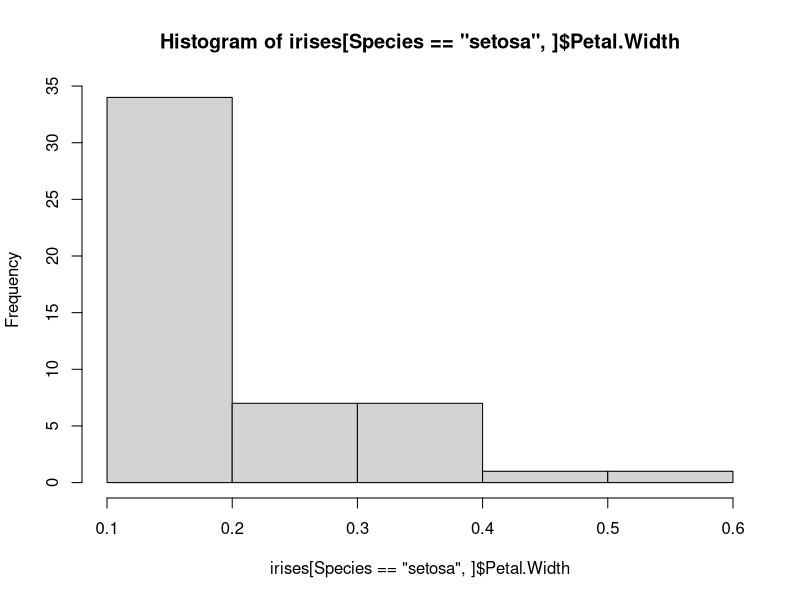
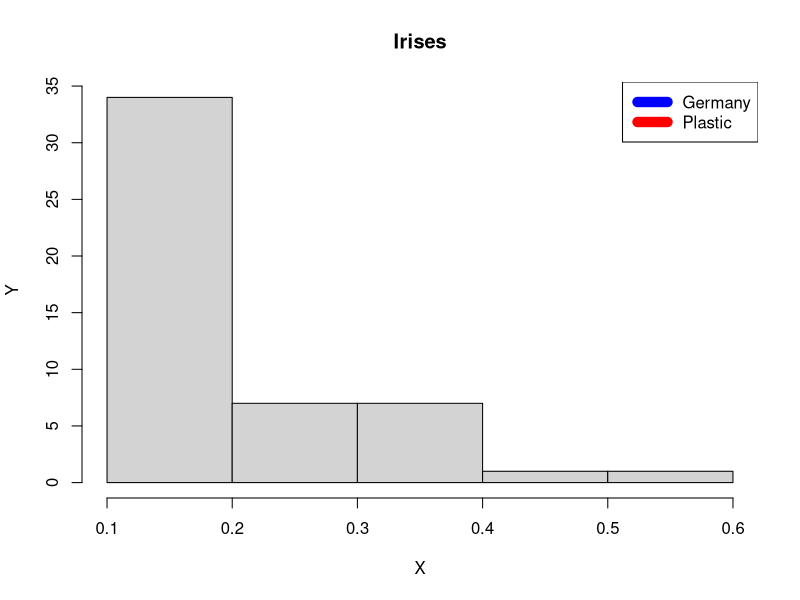
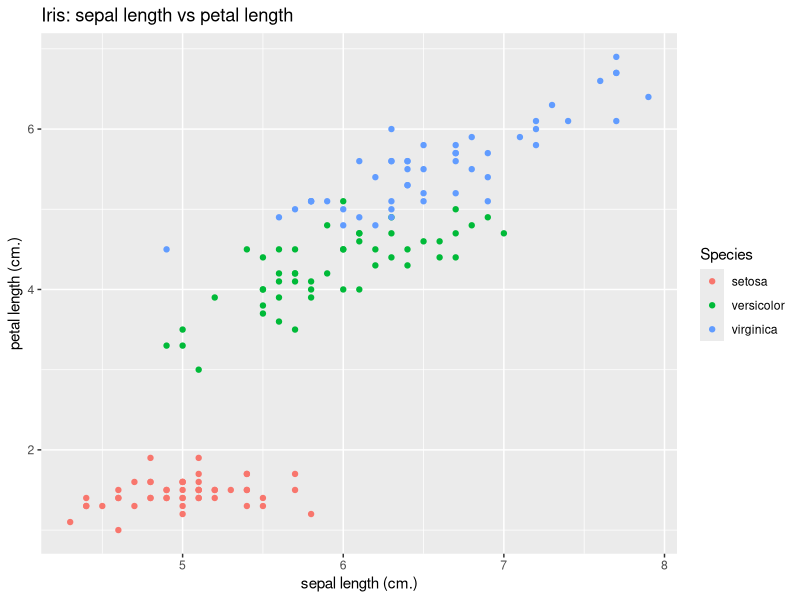
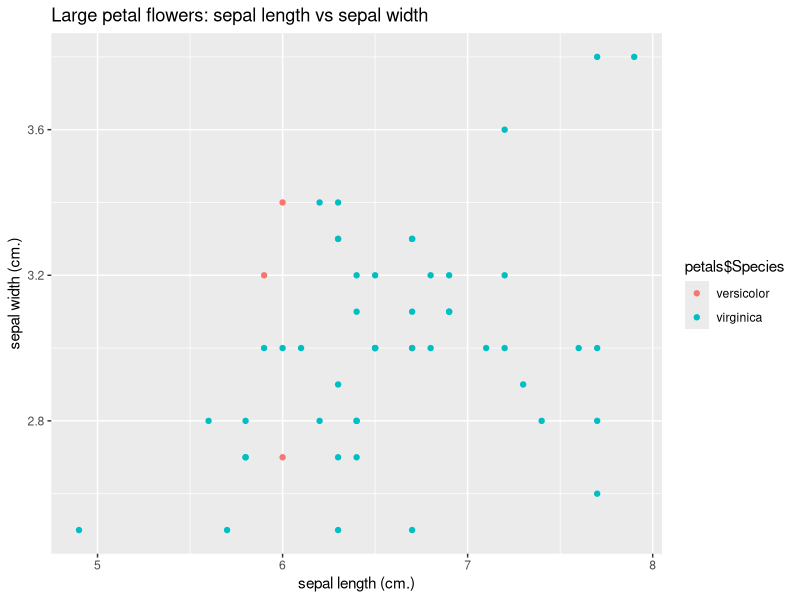
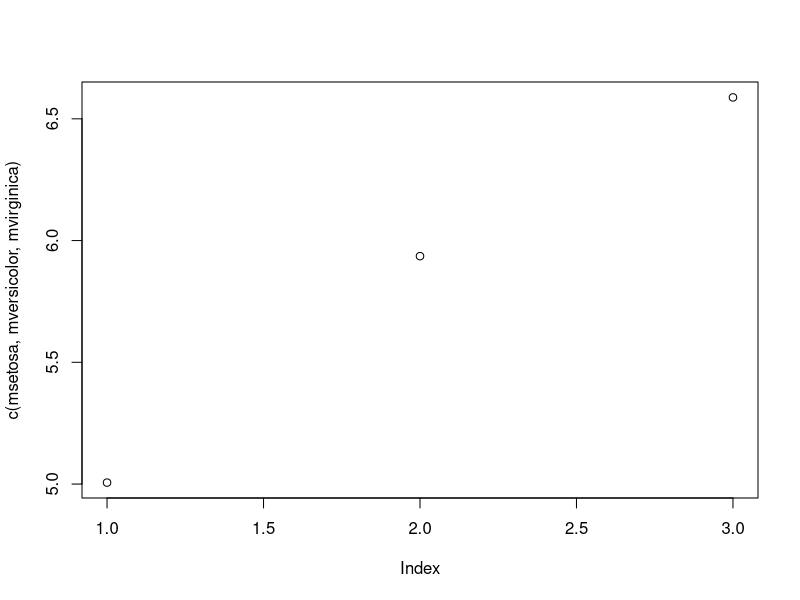

R code for these plots, in order:
#1: Show help for the Iris dataset
help(iris)

#Load dataset in Variable
irises <- iris

#Attach the dataset
attach(irises)

#Check the Data
summary(irises)

#Get all the Setosa Flowers
setosa <- irises[Species=="setosa",]

#See the Factors of the Petal Widths and Lengths
pwidths <- factor(irises[Species=="setosa",]$Petal.Width)
plengths <- factor(irises[Species=="setosa",]$Petal.Length)
#See the Factors of the Sepal Widths and Lengths
swidths <- factor(irises[Species=="setosa",]$Sepal.Width)
slengths <- factor(irises[Species=="setosa",]$Sepal.Length)

#Count the Factors of the Petal Widths and Lengths
nlevels(pwidths)
nlevels(plengths)
#Count the Factors of the Sepal Widths and Lengths
nlevels(swidths)
nlevels(slengths)

#Show the Widths of Setosas
irises[Species=="setosa",]$Petal.Width

#2: Make a Histogram with: 20 bins of Petal width fot the Iris Setosa
hist(irises[Species=="setosa",]$Petal.Width)
hist(irises[Species=="setosa",]$Petal.Width, main="Irises",xlab="X",ylab="Y")
legend("topright", c("Germany", "Plastic"), col=c("blue", "red"), lwd=10)

install.packages("ggplot2")
library(ggplot2)
#3: Make a scatterplot with: Sepal length vs Petal length of all Irises
ggplot2::qplot(Sepal.Length,Petal.Length, color=Species,main="Iris: sepal length vs petal length",xlab="sepal length (cm.)",ylab="petal length (cm.)")

#Get all the Irises where the Petal width is larger then 1.5
petals <- iris[Petal.Width>1.5,]

#4: Make a scatterplot with: Compare Sepal length vs Sepal width of the "Large petal flowers"
lp <- ggplot2::qplot(petals$Sepal.Length,petals$Sepal.Width, color=petals$Species, main="Large petal flowers: sepal length vs sepal width",xlab="sepal length (cm.)",ylab="sepal width (cm.)")
lp <- lp + scale_fill_discrete(name="legendName")
lp

#5: Inter-species difference
msetosa <- mean(iris[Species=="setosa",]$Sepal.Length)
mversicolor <- mean(iris[Species=="versicolor",]$Sepal.Length)
mvirginica <- mean(iris[Species=="virginica",]$Sepal.Length)
interspecies <- c(msetosa,mversicolor,mvirginica)
names(interspecies) <- c("setosa", "versicolor", "virginica")
plot(c(msetosa,mversicolor,mvirginica))